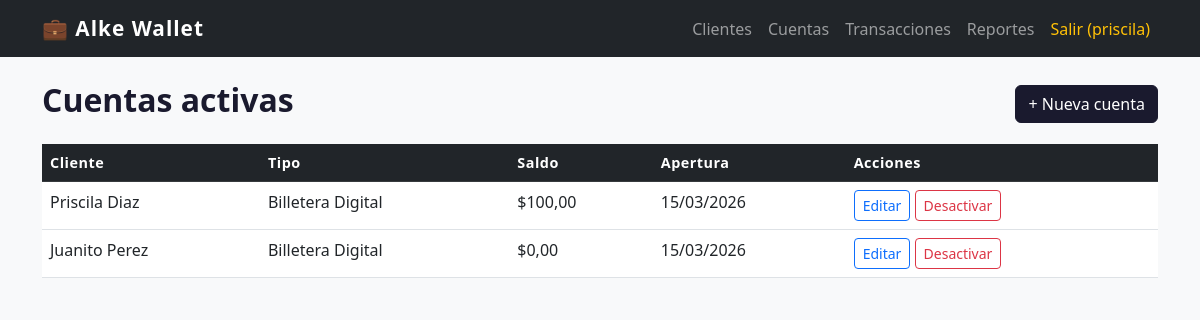
Page /cuentas/ (signed in) on the committed database.
### gestion/models.py (models this page shows, shortened)
class Cuenta(models.Model):
    TIPOS_CUENTA = [
        ('ahorro', 'Caja de Ahorro'),
        ('corriente', 'Cuenta Corriente'),
        ('digital', 'Billetera Digital'),
    ]
    cliente = models.ForeignKey(Cliente, on_delete=models.CASCADE, related_name='cuentas')
    tipo = models.CharField(max_length=20, choices=TIPOS_CUENTA, default='digital')
    saldo = models.DecimalField(max_digits=12, decimal_places=2, default=0.00)
    activa = models.BooleanField(default=True)
    fecha_apertura = models.DateField(auto_now_add=True)
    class Meta:
        ordering = ['-fecha_apertura']

class Cliente(models.Model):
    usuario = models.OneToOneField(User, on_delete=models.CASCADE, null=True, blank=True)
    nombre = models.CharField(max_length=100)
    email = models.EmailField(unique=True)
    telefono = models.CharField(max_length=20, blank=True, null=True)
    rut = models.CharField(max_length=15, unique=True)
    fecha_registro = models.DateTimeField(auto_now_add=True)
    class Meta:
        ordering = ['nombre']

### gestion/views.py (the view)
# urls.py: path('cuentas/', views.cuenta_lista, name='cuenta_lista'),
@login_required
def cuenta_lista(request):
    cuentas = Cuenta.objects.select_related('cliente').filter(activa=True)
    return render(request, 'gestion/cuenta_lista.html', {'cuentas': cuentas})

### templates/gestion/cuenta_lista.html (shortened to what this page needs)
{% extends 'base.html' %}
{% block content %}
<div class="d-flex justify-content-between align-items-center mb-3">
    <h2>Cuentas activas</h2>
    <a href="{% url 'cuenta_crear' %}" class="btn btn-dark">+ Nueva cuenta</a>
</div>
<table class="table table-hover">
    <thead class="table-dark">
        <tr>
            <th>Cliente</th>
            <th>Tipo</th>
            <th>Saldo</th>
            <th>Apertura</th>
            <th>Acciones</th>
        </tr>
    </thead>
    <tbody>
        {% for cuenta in cuentas %}
        <tr>
            <td>{{ cuenta.cliente.nombre }}</td>
            <td>{{ cuenta.get_tipo_display }}</td>
            <td>${{ cuenta.saldo }}</td>
            <td>{{ cuenta.fecha_apertura|date:"d/m/Y" }}</td>
            <td>
                <a href="{% url 'cuenta_editar' cuenta.pk %}" class="btn btn-sm btn-outline-primary">Editar</a>
                <a href="{% url 'cuenta_eliminar' cuenta.pk %}" class="btn btn-sm btn-outline-danger">Desactivar</a>
            </td>
        </tr>
        {% empty %}
        <tr><td colspan="5" class="text-muted">No hay cuentas activas.</td></tr>
        {% endfor %}
    </tbody>
</table>
{% endblock %}

### templates/base.html (shortened to what this page needs)
<!DOCTYPE html>
<html lang="es">
<head>
    <link href="https://cdn.jsdelivr.net/npm/bootstrap@5.3.0/dist/css/bootstrap.min.css" rel="stylesheet">
    {% load static %}
    <link rel="stylesheet" href="{% static 'css/estilos.css' %}">
</head>
<body>
    <nav class="navbar navbar-expand-lg navbar-dark bg-dark">
        <div class="container">
            <a class="navbar-brand fw-bold" href="{% url 'dashboard' %}">💼 Alke Wallet</a>
            <div class="navbar-nav ms-auto">
                {% if user.is_authenticated %}
                    <a class="nav-link" href="{% url 'cliente_lista' %}">Clientes</a>
                    <a class="nav-link" href="{% url 'cuenta_lista' %}">Cuentas</a>
                    <a class="nav-link" href="{% url 'transaccion_lista' %}">Transacciones</a>
                    <a class="nav-link" href="{% url 'reporte_saldos' %}">Reportes</a>
                    <a class="nav-link text-warning" href="{% url 'logout' %}">Salir ({{ user.username }})</a>
                {% else %}
                    <a class="nav-link" href="{% url 'login' %}">Iniciar sesión</a>
                {% endif %}
            </div>
        </div>
    </nav>
    <div class="container mt-4">
        {% block content %}{% endblock %}
    </div>
</body>
</html>

### static/css/estilos.css (style rules this page uses)
body { background-color: #f8f9fa; font-family: 'Segoe UI', sans-serif; }
.navbar-brand { font-size: 1.3rem; letter-spacing: 1px; }
table thead th { font-weight: 600; font-size: 0.9rem; letter-spacing: 0.5px; }
.btn-dark { background-color: #1a1a2e; border-color: #1a1a2e; }
h2 { font-weight: 700; color: #1a1a2e; }

### rows in the picture
Cuenta: cliente.nombre "Priscila Diaz", tipo "Billetera Digital", saldo "100,00", fecha_apertura "15/03/2026"
Cuenta: cliente.nombre "Juanito Perez", tipo "Billetera Digital", saldo "0,00", fecha_apertura "15/03/2026"

### other values in the picture
{{ user.username }} "priscila"
